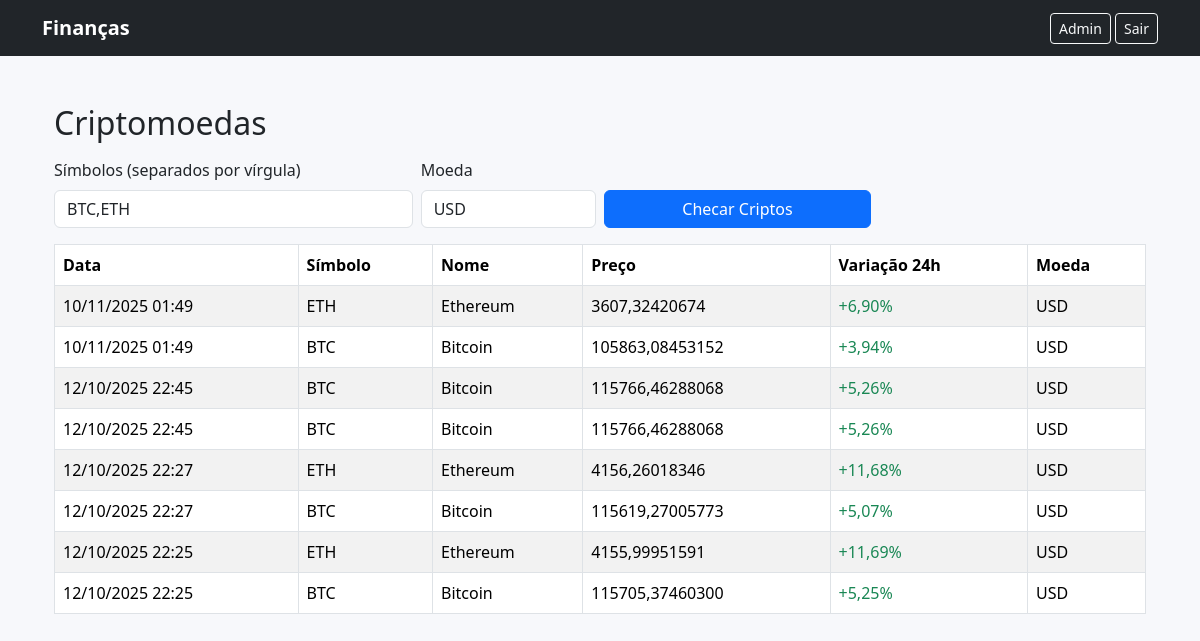
Page /criptos/ (signed in) on the earlier database version.
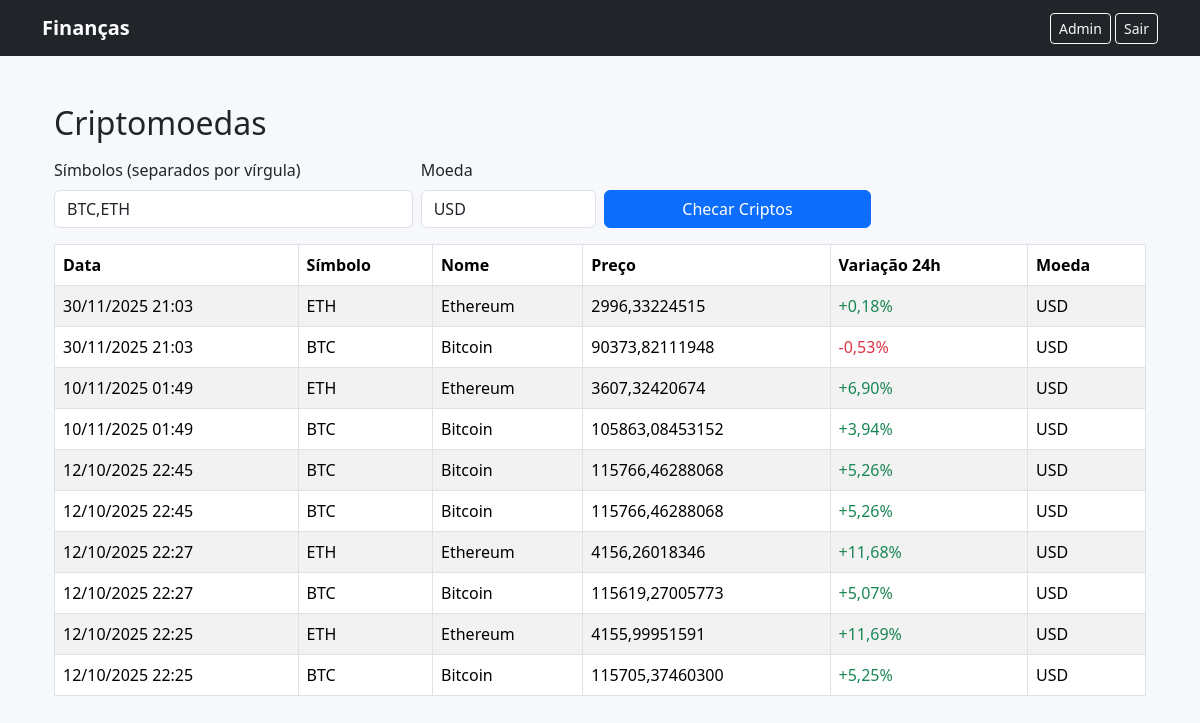
Same page on the later database version.
### financas/models.py (models this page shows, shortened)
class CotacaoCripto(models.Model):
    simbolo = models.CharField("Símbolo", max_length=10, db_index=True)
    nome = models.CharField("Nome", max_length=50, blank=True, default="")
    moeda_fiat = models.CharField("Moeda Fiat", max_length=5, default="USD")
    preco = models.DecimalField("Preço", max_digits=20, decimal_places=8)
    variacao_24h = models.DecimalField(
        "Variação 24h (%)",
        max_digits=7,
        decimal_places=2,
        default=Decimal("0.00"),
    )
    data_consulta = models.DateTimeField(
        "Data da consulta", auto_now_add=True, db_index=True
    )
    class Meta:
        verbose_name = "Cotação de Cripto"
        verbose_name_plural = "Cotações de Cripto"
        ordering = ["-data_consulta", "simbolo"]

### financas/views.py (the view)
# urls.py: path("criptos/", views.criptos_view, name="criptos_view"),
@login_required
def criptos_view(request: HttpRequest) -> HttpResponse:
    historico = CotacaoCripto.objects.order_by("-data_consulta")[:50]
    return render(request, "financas/criptos.html", {"historico": historico})

### templates/financas/criptos.html (shortened to what this page needs)
{% extends "financas/base.html" %}
{% load static %}
{% block content %}
<div class="container py-4">
  <h2 class="mb-3">Criptomoedas</h2>
  <form id="form-criptos" class="row g-2 align-items-end mb-3">
    <div class="col-sm-6 col-md-4">
      <label for="symbols" class="form-label">Símbolos (separados por vírgula)</label>
      <input id="symbols" name="symbols" type="text" class="form-control" value="BTC,ETH" />
    </div>
    <div class="col-sm-4 col-md-2">
      <label for="convert" class="form-label">Moeda</label>
      <input id="convert" name="convert" type="text" class="form-control" value="USD" />
    </div>
    <div class="col-sm-12 col-md-3">
      <button id="btn-checar" type="button" class="btn btn-primary w-100">
        Checar Criptos
      </button>
    </div>
  </form>
  <div class="table-responsive">
    <table id="tabela-criptos" class="table table-striped table-bordered align-middle">
      <thead>
        <tr>
          <th>Data</th>
          <th>Símbolo</th>
          <th>Nome</th>
          <th>Preço</th>
          <th>Variação 24h</th>
          <th>Moeda</th>
        </tr>
      </thead>
      <tbody>
        {% for c in historico %}
        <tr>
          <td data-iso="{{ c.data_consulta|date:'c' }}">{{ c.data_consulta|date:"d/m/Y H:i" }}</td>
          <td>{{ c.simbolo }}</td>
          <td>{{ c.nome }}</td>
          <td>{{ c.preco }}</td>
          <td>
            {% if c.variacao_24h >= 0 %}<span class="text-success">+{{ c.variacao_24h }}%</span>
            {% else %}<span class="text-danger">{{ c.variacao_24h }}%</span>
            {% endif %}
          </td>
          <td>{{ c.moeda_fiat }}</td>
        </tr>
        {% empty %}
        <tr><td colspan="6" class="text-center text-muted">Sem histórico ainda. Clique em "Checar Criptos".</td></tr>
        {% endfor %}
      </tbody>
    </table>
  </div>
</div>
{% endblock %}

Differences in the rows shown:
added CotacaoCripto: data_consulta "30/11/2025 21:03", simbolo "ETH", nome "Ethereum", preco "2996,33224515", variacao_24h "0,18", moeda_fiat "USD"
added CotacaoCripto: data_consulta "30/11/2025 21:03", simbolo "BTC", nome "Bitcoin", preco "90373,82111948", variacao_24h "-0,53", moeda_fiat "USD"
